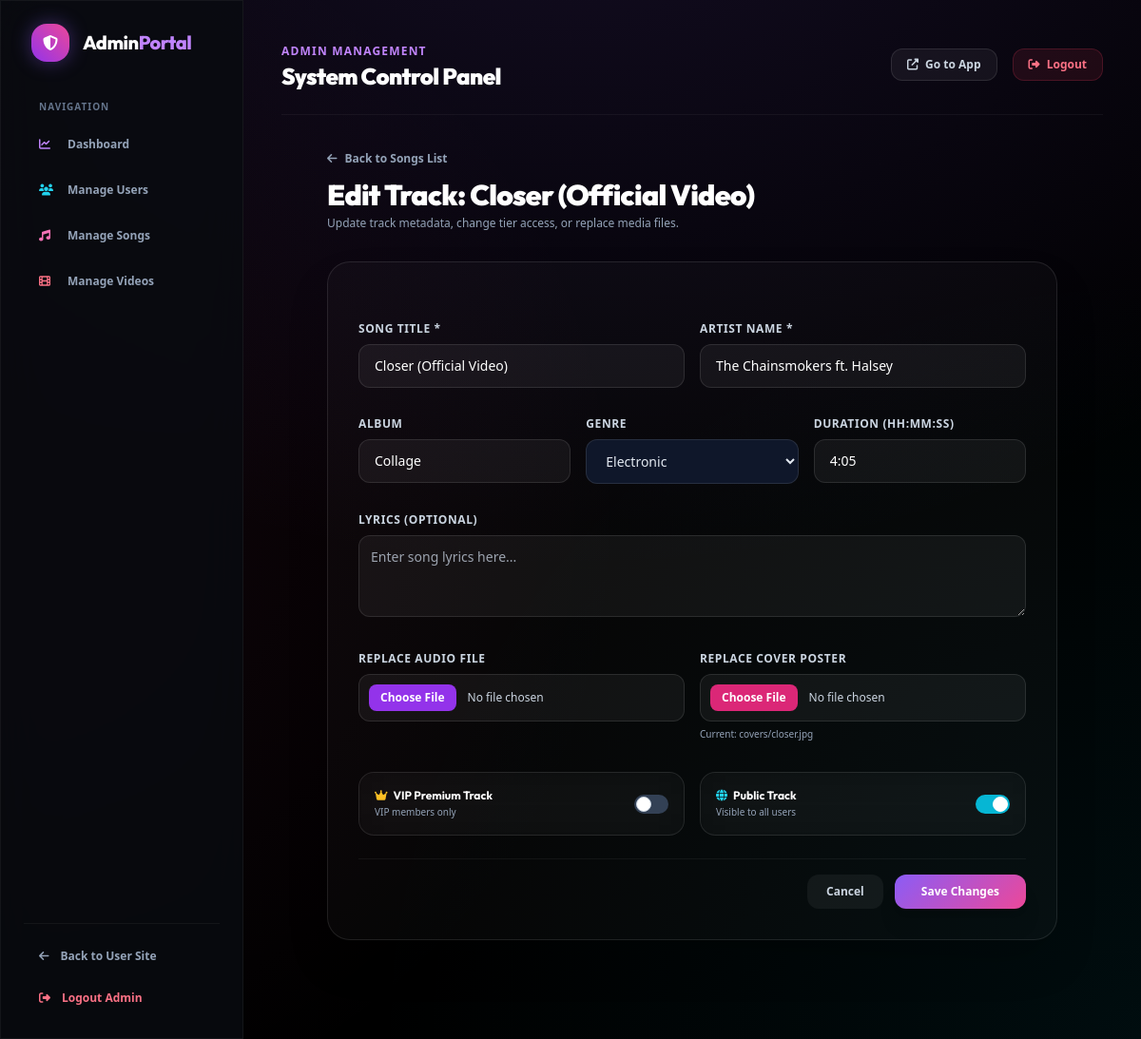
The page /a/songs/edit/35 (signed in) on the database its author committed.
### music_player/models.py (models this page shows, shortened)
class Song(models.Model):
    GENRE_CHOICES = [
        ("Pop", "Pop"),
        ("Rock", "Rock"),
        ("Hip-Hop", "Hip-Hop"),
        ("Jazz", "Jazz"),
        ("Classical", "Classical"),
        ("Lofi", "Lofi"),
        ("Electronic", "Electronic"),
        ("R&B", "R&B"),
        ("Country", "Country"),
        ("Acoustic", "Acoustic"),
        ("Other", "Other"),
    ]
    title = models.CharField(max_length=255)
    artist = models.CharField(max_length=255)
    album = models.CharField(max_length=255, blank=True, null=True)
    genre = models.CharField(max_length=100, choices=GENRE_CHOICES, default="Other")
    release_date = models.DateField(null=True, blank=True)
    cover_image = models.ImageField(upload_to='covers/', blank=True, null=True)
    audio_file = models.FileField(upload_to='songs/', max_length=255, blank=True, null=True)
    duration = models.DurationField(null=True, blank=True)
    created_at = models.DateTimeField(auto_now_add=True)
    media_type = models.CharField(max_length=10, choices=[('audio', 'Audio'), ('video', 'Video')], default='audio')
    youtube_id = models.CharField(max_length=64, blank=True, null=True, db_index=True)
    uploaded_by = models.ForeignKey(
        User, on_delete=models.SET_NULL, null=True, blank=True, related_name='uploaded_songs'
    )
    is_premium = models.BooleanField(
        default=False, help_text="True if this is a Premium VIP track that requires premium access."
    )
    is_public = models.BooleanField(
        default=True, help_text="True for admin/public songs visible to everyone; False for private user uploads."
    )
    play_count = models.PositiveIntegerField(default=0)
    lyrics = models.TextField(blank=True, null=True)
    @property
    def formatted_duration(self):
        if not self.duration:
            return "0:00"
        total_seconds = int(self.duration.total_seconds())
        minutes = total_seconds // 60
        seconds = total_seconds % 60
        return f"{minutes}:{seconds:02d}"

### music_player/views.py (the view, shortened to what this page needs)
# urls.py: path("a/songs/edit/<int:song_id>", views.edit_song, name="edit_song"),
@admin_required
def edit_song(request, song_id):
    song = get_object_or_404(Song, pk=song_id)
    genres = [g[0] for g in Song.GENRE_CHOICES]
    return render(request, "admin/songs/edit_song.html", {"song": song, "genres": genres})

### music_player/views.py (called while the page is built)
def admin_required(view_func):
    @login_required(login_url='admin_login')
    @functools.wraps(view_func)
    def _wrapped(request, *args, **kwargs):
        if not (request.user.is_staff or request.user.is_superuser):
            messages.error(request, "Administrator privilege required.")
            return redirect('admin_login')
        return view_func(request, *args, **kwargs)
    return _wrapped

### templates/admin/songs/edit_song.html (shortened to what this page needs)
{% extends 'admin/layout/admin_base.html' %}
{% load static %}
{% block content %}
<div class="animate-fade-up max-w-3xl mx-auto pb-16 space-y-8">
    <div>
        <a href="{% url 'admin_songs' %}" class="inline-flex items-center gap-2 text-xs font-bold text-slate-400 hover:text-white transition mb-3">
            <i class="fas fa-arrow-left text-xs"></i> Back to Songs List
        </a>
        <h1 class="text-3xl font-black text-white tracking-tight">Edit Track: {{ song.title }}</h1>
        <p class="text-xs text-slate-400 mt-1">Update track metadata, change tier access, or replace media files.</p>
    </div>
    <div class="glass p-6 md:p-8 rounded-3xl border border-white/10 shadow-2xl">
        <form method="POST" action="{% url 'edit_song' song.id %}" enctype="multipart/form-data" class="space-y-6">
            <div class="grid grid-cols-1 sm:grid-cols-2 gap-4">
                <div class="space-y-1.5">
                    <label class="text-xs font-bold text-slate-300 uppercase tracking-wider">Song Title *</label>
                    <input type="text" name="title" value="{{ song.title }}" required
                           class="w-full bg-white/5 border border-white/10 rounded-xl px-4 py-3 text-xs md:text-sm text-white focus:border-purple-500 outline-none">
                </div>
                <div class="space-y-1.5">
                    <label class="text-xs font-bold text-slate-300 uppercase tracking-wider">Artist Name *</label>
                    <input type="text" name="artist" value="{{ song.artist }}" required
                           class="w-full bg-white/5 border border-white/10 rounded-xl px-4 py-3 text-xs md:text-sm text-white focus:border-purple-500 outline-none">
                </div>
            </div>
            <div class="grid grid-cols-1 sm:grid-cols-3 gap-4">
                <div class="space-y-1.5">
                    <label class="text-xs font-bold text-slate-300 uppercase tracking-wider">Album</label>
                    <input type="text" name="album" value="{{ song.album|default:'' }}"
                           class="w-full bg-white/5 border border-white/10 rounded-xl px-4 py-3 text-xs md:text-sm text-white focus:border-purple-500 outline-none">
                </div>
                <div class="space-y-1.5">
                    <label class="text-xs font-bold text-slate-300 uppercase tracking-wider">Genre</label>
                    <select name="genre" class="w-full bg-slate-900 border border-white/10 rounded-xl px-4 py-3 text-xs md:text-sm text-slate-200 focus:border-purple-500 outline-none">
                        {% for g in genres %}
                        <option value="{{ g }}" {% if song.genre == g %}selected{% endif %}>{{ g }}</option>
                        {% endfor %}
                    </select>
                </div>
                <div class="space-y-1.5">
                    <label class="text-xs font-bold text-slate-300 uppercase tracking-wider">Duration (hh:mm:ss)</label>
                    <input type="text" name="duration" value="{{ song.formatted_duration }}"
                           class="w-full bg-white/5 border border-white/10 rounded-xl px-4 py-3 text-xs md:text-sm text-white focus:border-purple-500 outline-none">
                </div>
            </div>
            <div class="space-y-1.5">
                <label class="text-xs font-bold text-slate-300 uppercase tracking-wider">Lyrics (Optional)</label>
                <textarea name="lyrics" rows="3" placeholder="Enter song lyrics here..."
                          class="w-full bg-white/5 border border-white/10 rounded-xl p-3 text-xs md:text-sm text-white focus:border-purple-500 outline-none">{{ song.lyrics|default:'' }}</textarea>
            </div>
            <div class="grid grid-cols-1 sm:grid-cols-2 gap-4">
                <div class="space-y-1.5">
                    <label class="text-xs font-bold text-slate-300 uppercase tracking-wider">Replace Audio File</label>
                    <input type="file" name="audio_file" accept="audio/*"
                           class="w-full bg-white/5 border border-white/10 rounded-xl p-2.5 text-xs text-slate-300 file:mr-3 file:py-1.5 file:px-3 file:rounded-lg file:border-0 file:text-xs file:font-bold file:bg-purple-600 file:text-white hover:file:bg-purple-500">
                </div>
                <div class="space-y-1.5">
                    <label class="text-xs font-bold text-slate-300 uppercase tracking-wider">Replace Cover Poster</label>
                    <input type="file" name="cover_image" accept="image/*"
                           class="w-full bg-white/5 border border-white/10 rounded-xl p-2.5 text-xs text-slate-300 file:mr-3 file:py-1.5 file:px-3 file:rounded-lg file:border-0 file:text-xs file:font-bold file:bg-pink-600 file:text-white hover:file:bg-pink-500">
                    {% if song.cover_image %}
                    <p class="text-[10px] text-slate-400">Current: {{ song.cover_image.name }}</p>
                    {% endif %}
                </div>
            </div>
            <div class="grid grid-cols-1 sm:grid-cols-2 gap-4 pt-2">
                <div class="glass p-4 rounded-2xl border border-white/10 flex items-center justify-between">
                    <div>
                        <h4 class="text-xs font-bold text-white flex items-center gap-1.5">
                            <i class="fas fa-crown text-amber-400"></i> VIP Premium Track
                        </h4>
                        <p class="text-[10px] text-slate-400 mt-0.5">VIP members only</p>
                    </div>
                    <label class="relative inline-flex items-center cursor-pointer">
                        <div class="w-9 h-5 bg-slate-700 peer-focus:outline-none rounded-full peer peer-checked:after:translate-x-full peer-checked:after:border-white after:content-[''] after:absolute after:top-[2px] after:start-[2px] after:bg-white after:border-slate-300 after:border after:rounded-full after:h-4 after:w-4 after:transition-all peer-checked:bg-amber-500"></div>
                    </label>
                </div>
                <div class="glass p-4 rounded-2xl border border-white/10 flex items-center justify-between">
                    <div>
                        <h4 class="text-xs font-bold text-white flex items-center gap-1.5">
                            <i class="fas fa-globe text-cyan-400"></i> Public Track
                        </h4>
                        <p class="text-[10px] text-slate-400 mt-0.5">Visible to all users</p>
                    </div>
                    <label class="relative inline-flex items-center cursor-pointer">
                        <div class="w-9 h-5 bg-slate-700 peer-focus:outline-none rounded-full peer peer-checked:after:translate-x-full peer-checked:after:border-white after:content-[''] after:absolute after:top-[2px] after:start-[2px] after:bg-white after:border-slate-300 after:border after:rounded-full after:h-4 after:w-4 after:transition-all peer-checked:bg-cyan-500"></div>
                    </label>
                </div>
            </div>
            <div class="flex justify-end gap-3 pt-4 border-t border-white/5">
                <a href="{% url 'admin_songs' %}" class="px-5 py-2.5 rounded-xl bg-white/5 text-xs font-bold text-slate-300 hover:bg-white/10 transition">
                    Cancel
                </a>
                <button type="submit" class="btn-primary py-2.5 px-7 rounded-xl text-xs font-bold shadow-xl">
                    Save Changes
                </button>
            </div>
        </form>
    </div>
</div>
{% endblock %}

### static/css/style.css (style rules this page uses)
:root { --bg-primary: #06070a; --bg-surface: rgba(14, 16, 23, 0.75); --bg-surface-hover: rgba(26, 29, 43, 0.85); --card-bg: rgba(255, 255, 255, 0.025); --accent-purple: #8b5cf6; --accent-pink: #ec4899; --accent-cyan: #06b6d4; --accent-indigo: #6366f1; --accent-emerald: #10b981; --accent-gold: #f59e0b; --accent-amber: #d97706; --text-main: #f8fafc; --text-muted: #94a3b8; --text-dim: #64748b; --glass-border: rgba(255, 255, 255, 0.08); --glass-border-hover: rgba(255, 255, 255, 0.2); --glass-highlight: rgba(255, 255, 255, 0.05); --glass-shadow: 0 20px 45px -15px rgba(0, 0, 0, 0.8); --font-heading: 'Outfit', 'Plus Jakarta Sans', system-ui, sans-serif; --font-body: 'Plus Jakarta Sans', system-ui, sans-serif; }
* { box-sizing: border-box; }
body { background-color: var(--bg-primary); background-image: radial-gradient(ellipse 90% 80% at 50% -25%, rgba(139, 92, 246, 0.16), transparent), radial-gradient(circle at 100% 100%, rgba(6, 182, 212, 0.07) 0%, transparent 50%), radial-gradient(circle at 0% 50%, rgba(236, 72, 153, 0.07) 0%, transparent 50%); background-attachment: fixed; color: var(--text-main); font-family: var(--font-body); margin: 0; overflow-x: hidden; min-height: 100vh; -webkit-font-smoothing: antialiased; }
h1, h2, h3, h4, h5, h6 { font-family: var(--font-heading); }
.glass { background: var(--card-bg); backdrop-filter: blur(20px); -webkit-backdrop-filter: blur(20px); border: 1px solid var(--glass-border); border-radius: 20px; transition: all 0.35s cubic-bezier(0.16, 1, 0.3, 1); }
.btn-primary { background: linear-gradient(135deg, var(--accent-purple), var(--accent-pink)); color: white; font-weight: 700; padding: 0.75rem 1.75rem; border-radius: 14px; transition: all 0.3s cubic-bezier(0.16, 1, 0.3, 1); box-shadow: 0 8px 25px -5px rgba(139, 92, 246, 0.4); display: inline-flex; align-items: center; justify-content: center; gap: 0.5rem; }
.animate-fade-up { animation: fadeInUp 0.6s cubic-bezier(0.16, 1, 0.3, 1) forwards; }

### rows shown on the page
Song: title "Closer (Official Video)", artist "The Chainsmokers ft. Halsey", album "Collage", genre "Electronic", duration "4:05", cover_image.name "covers/closer.jpg"
